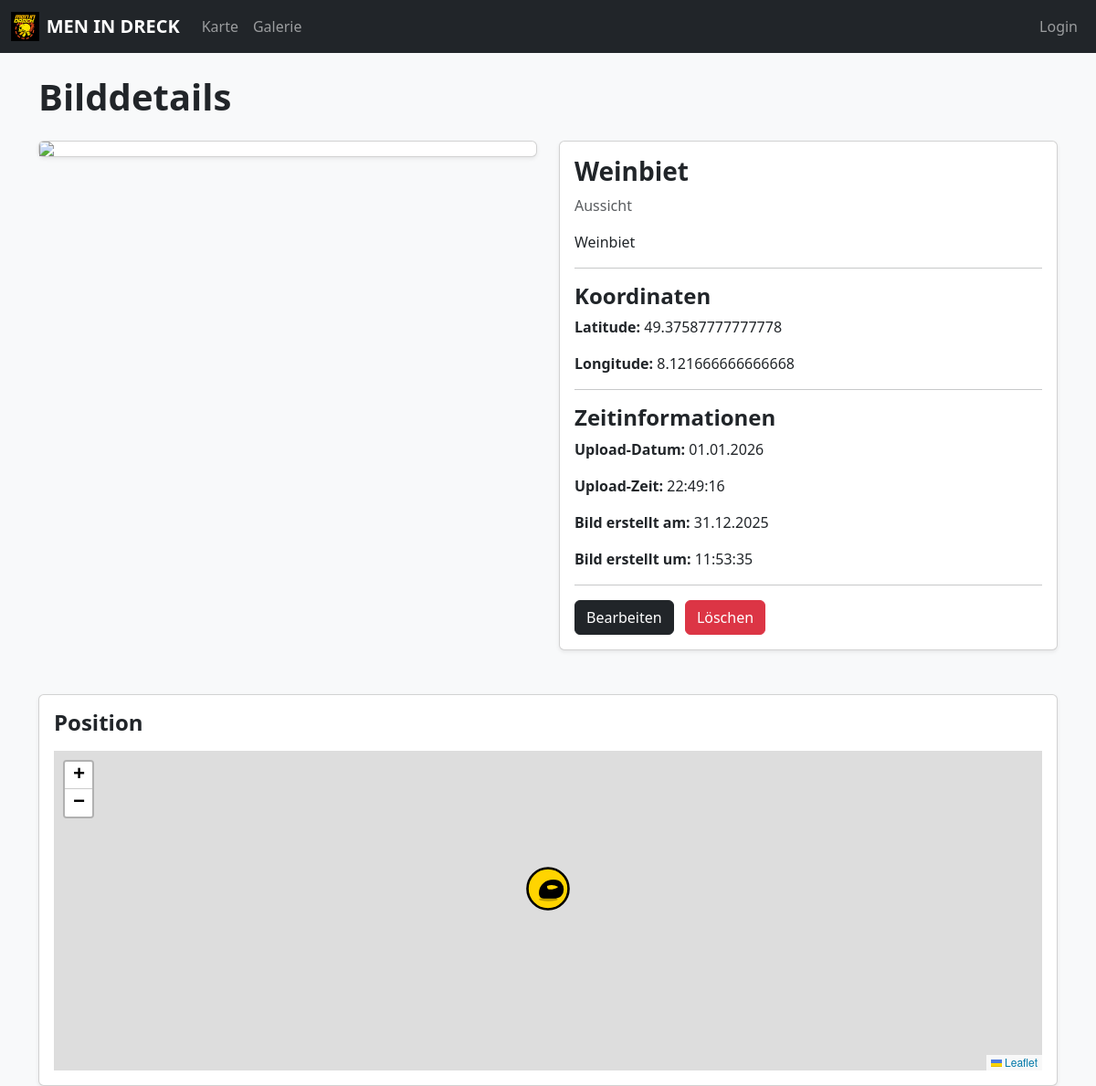
The page /detail/4 on the database its author committed.
### tables this page shows
CREATE TABLE images (
    id INTEGER PRIMARY KEY AUTOINCREMENT,
    name TEXT NOT NULL,
    description TEXT,
    category TEXT NOT NULL CHECK (category IN ('Burg', 'Fels', 'Kirche', 'Aussicht')),
    filepath TEXT NOT NULL,
    latitude REAL,
    longitude REAL
, upload_date TEXT, upload_time TEXT, exif_date TEXT, exif_time TEXT);

### app.py (the view)
@app.route('/detail/<int:image_id>')
def detail(image_id):
    conn = sqlite3.connect('database.db')
    c = conn.cursor()
    c.execute("""
        SELECT id, name, description, category, filepath, latitude, longitude,
               upload_date, upload_time, exif_date, exif_time
        FROM images WHERE id = ?
    """, (image_id,))
    img = c.fetchone()
    conn.close()
    if not img:
        return redirect(url_for('gallery'))
    return render_template('detail.html', img=img, title="Bilddetails")

### app.py (called while the page is built)
def _build_csp():
    return (
        "default-src 'self'; "
        "script-src 'self' https://cdn.jsdelivr.net https://unpkg.com; "
        "style-src 'self' https://cdn.jsdelivr.net https://unpkg.com; "
        "img-src 'self' data: blob: https://*.tile.openstreetmap.org; "
        "font-src 'self' data:; "
        "connect-src 'self'; "
        "object-src 'none'; base-uri 'self'; frame-ancestors 'none'; form-action 'self'"
    )

@app.after_request
def set_security_headers(resp):
    resp.headers['X-Content-Type-Options'] = 'nosniff'
    resp.headers['X-Frame-Options'] = 'DENY'
    resp.headers['Referrer-Policy'] = 'strict-origin-when-cross-origin'
    resp.headers['Permissions-Policy'] = 'geolocation=(), camera=(), microphone=()'
    resp.headers['Cross-Origin-Opener-Policy'] = 'same-origin'
    resp.headers['Cross-Origin-Resource-Policy'] = 'same-origin'
    resp.headers['Content-Security-Policy'] = _build_csp()
    if is_secure:
        resp.headers['Strict-Transport-Security'] = 'max-age=31536000; includeSubDomains; preload'
    return resp

### templates/detail.html (shortened to what this page needs)
{% extends "base.html" %} {% block content %}
<h1 class="mb-4 fw-bold">Bilddetails</h1>
<div class="row">
  <div class="col-md-6 mb-4">
    <div class="card shadow-sm">
      <img
        src="/{{ img[4] }}"
        class="card-img-top"
        style="max-height: 500px; object-fit: contain"
      />
    </div>
  </div>
  <div class="col-md-6 mb-4">
    <div class="card shadow-sm">
      <div class="card-body">
        <h3 class="fw-bold">{{ img[1] }}</h3>
        <p class="text-muted">{{ img[3] }}</p>
        <p>{{ img[2] }}</p>
        <hr />
        <h4 class="fw-bold mt-3">Koordinaten</h4>
        <p><strong>Latitude:</strong> {{ img[5] }}</p>
        <p><strong>Longitude:</strong> {{ img[6] }}</p>
        <hr />
        <h4 class="fw-bold mt-3">Zeitinformationen</h4>
        <p>
          <strong>Upload‑Datum:</strong>
          {% if img[7] %} {{ img[7].split('-')[2] }}.{{ img[7].split('-')[1]
          }}.{{ img[7].split('-')[0] }} {% else %} – {% endif %}
        </p>
        <p>
          <strong>Upload‑Zeit:</strong>
          {{ img[8] if img[8] else "–" }}
        </p>
        <p>
          <strong>Bild erstellt am:</strong>
          {% if img[9] %} {{ img[9].split('-')[2] }}.{{ img[9].split('-')[1]
          }}.{{ img[9].split('-')[0] }} {% else %} - {% endif %}
        </p>
        <p>
          <strong>Bild erstellt um:</strong>
          {{ img[10] if img[10] else "–" }}
        </p>
        <hr />
        <a
          href="{{ url_for('edit', image_id=img[0]) }}"
          class="btn btn-dark me-2"
          >Bearbeiten</a
        >
        <a
          href="{{ url_for('delete', image_id=img[0]) }}"
          class="btn btn-danger"
          >Löschen</a
        >
      </div>
    </div>
  </div>
</div>
<div class="card shadow-sm mt-4">
  <div class="card-body">
    <h4 class="fw-bold mb-3">Position</h4>
    <div id="detailMap" style="height: 350px"></div>
  </div>
</div>
{% endblock %}

### static/css/base.css (style rules this page uses)
body { background: #f8f9fa; margin: 0; padding: 0; }

### rows shown on the page
images: name "Weinbiet", category "Aussicht", description "Weinbiet", latitude "49.37587777777778", longitude "8.121666666666668", upload_date "01", upload_date "2026", upload_time "22:49:16", exif_date "31", exif_date "12", exif_date "2025", exif_time "11:53:35"
